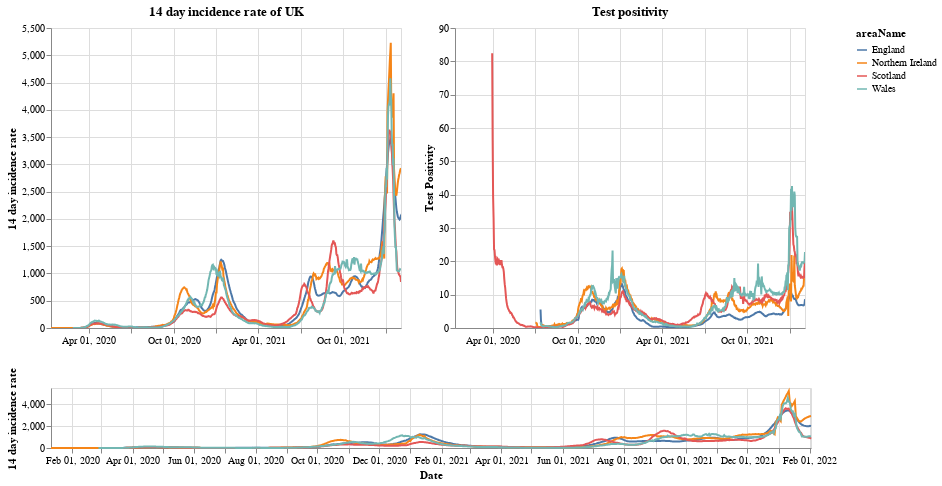

The cell this chart's notebook holds for it:
### Markdown cell above
# Plots

First a plot with each country in the UK. The top right shows the positivity rate for (which is the percentage of registered tests which were positive) while the top left is the 14 day incidence rate. The bottom chart can be used to select the timeframe (does not work on a mobile device).

### Code cell
#collapse
brush = alt.selection(type='interval', name='DateBrush',encodings=['x'],fields=['Time'])
leg_selection = alt.selection_multi(fields=['areaName'], bind='legend')

base = alt.Chart(uk_cases).mark_line().encode(
    x=alt.X("yearmonthdate(date):T", axis=alt.Axis(title='Date')),
    y=alt.Y("twoWeeklyCasesRate:Q", axis=alt.Axis(title='14 day incidence rate')),
    tooltip=['areaName', 'date','twoWeeklyCasesRate', 'testPositivity'],
    color='areaName',
    opacity=alt.condition(leg_selection, alt.value(2), alt.value(0.1))
).add_selection(leg_selection).properties(width=350)

upper = base.encode(alt.X('yearmonthdate(date):T', axis=alt.Axis(title=''),
                         scale=alt.Scale(domain=brush))
                   ).properties(title=f'14 day incidence rate of UK')
upper_right = upper.encode(alt.Y('testPositivity:Q', axis=alt.Axis(title='Test Positivity'))).properties(title='Test positivity')
lower = base.properties(height=60, width = 760).add_selection(brush)

(upper | upper_right) & lower

### Figure 1 — Vega-Lite specification as saved in the notebook (floating-point values rounded to 4 significant figures; data arrays with more than 128 entries replaced by an {"elided": "..."} marker saying what was removed)
{"config": {"view": {"continuousWidth": 400, "continuousHeight": 300}}, "vconcat": [{"hconcat": [{"mark": "line", "encoding": {"color": {"type": "nominal", "field": "areaName"}, "opacity": {"condition": {"value": 2, "selection": "selector001"}, "value": 0.1}, "tooltip": [{"type": "nominal", "field": "areaName"}, {"type": "temporal", "field": "date"}, {"type": "quantitative", "field": "twoWeeklyCasesRate"}, {"type": "quantitative", "field": "testPositivity"}], "x": {"type": "temporal", "axis": {"title": ""}, "field": "date", "scale": {"domain": {"selection": "DateBrush"}}, "timeUnit": "yearmonthdate"}, "y": {"type": "quantitative", "axis": {"title": "14 day incidence rate"}, "field": "twoWeeklyCasesRate"}}, "selection": {"selector001": {"type": "multi", "fields": ["areaName"], "bind": "legend"}}, "title": "14 day incidence rate of UK", "width": 350}, {"mark": "line", "encoding": {"color": {"type": "nominal", "field": "areaName"}, "opacity": {"condition": {"value": 2, "selection": "selector001"}, "value": 0.1}, "tooltip": [{"type": "nominal", "field": "areaName"}, {"type": "temporal", "field": "date"}, {"type": "quantitative", "field": "twoWeeklyCasesRate"}, {"type": "quantitative", "field": "testPositivity"}], "x": {"type": "temporal", "axis": {"title": ""}, "field": "date", "scale": {"domain": {"selection": "DateBrush"}}, "timeUnit": "yearmonthdate"}, "y": {"type": "quantitative", "axis": {"title": "Test Positivity"}, "field": "testPositivity"}}, "selection": {"selector001": {"type": "multi", "fields": ["areaName"], "bind": "legend"}}, "title": "Test positivity", "width": 350}]}, {"mark": "line", "encoding": {"color": {"type": "nominal", "field": "areaName"}, "opacity": {"condition": {"value": 2, "selection": "selector001"}, "value": 0.1}, "tooltip": [{"type": "nominal", "field": "areaName"}, {"type": "temporal", "field": "date"}, {"type": "quantitative", "field": "twoWeeklyCasesRate"}, {"type": "quantitative", "field": "testPositivity"}], "x": {"type": "temporal", "axis": {"title": "Date"}, "field": "date", "timeUnit": "yearmonthdate"}, "y": {"type": "quantitative", "axis": {"title": "14 day incidence rate"}, "field": "twoWeeklyCasesRate"}}, "height": 60, "selection": {"selector001": {"type": "multi", "fields": ["areaName"], "bind": "legend"}, "DateBrush": {"type": "interval", "encodings": ["x"], "fields": ["Time"]}}, "width": 760}], "data": {"name": "data-988f7a2e8787619ada81cca2051c8a8e"}, "$schema": "https://vega.github.io/schema/vega-lite/v4.8.1.json", "datasets": {"data-988f7a2e8787619ada81cca2051c8a8e": {"elided": "2902 records"}}}
